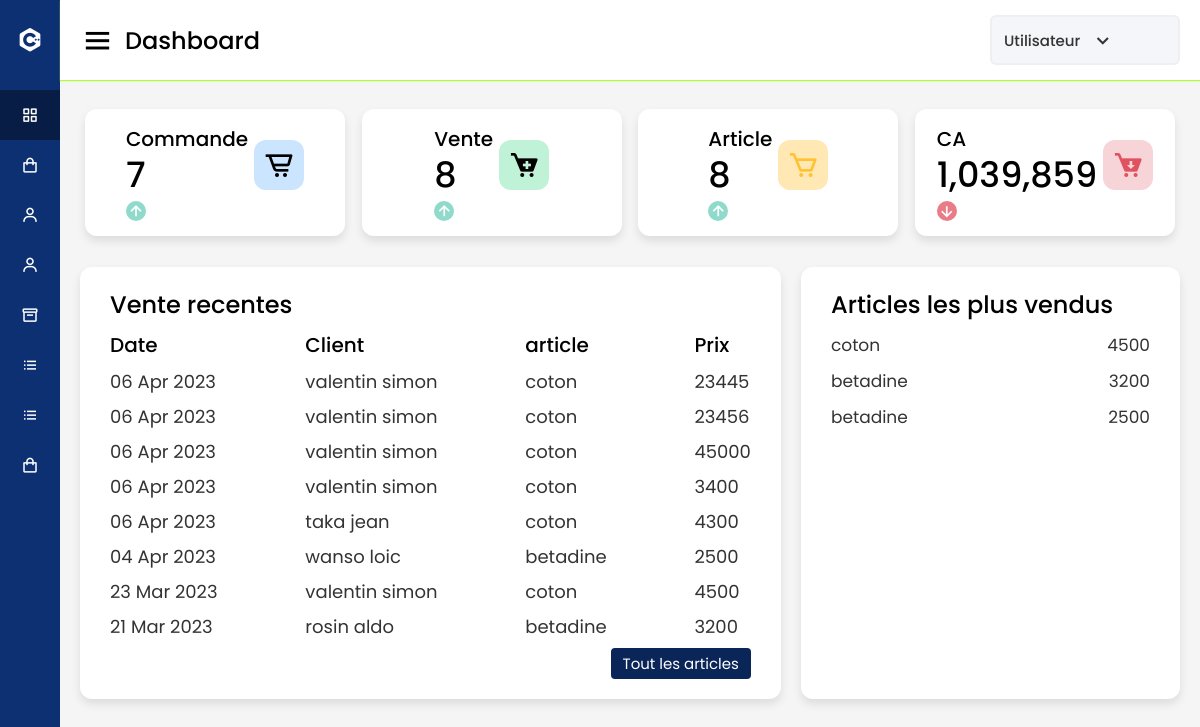
Page /dashboard.php on the committed database.
### tables this page shows
CREATE TABLE `vente` (
  `idvente` int(11) NOT NULL,
  `idarticle` int(11) NOT NULL,
  `idclient` int(11) NOT NULL,
  `quantite` int(11) NOT NULL,
  `prix` int(11) NOT NULL,
  `date_vente` timestamp NOT NULL DEFAULT current_timestamp(),
  `etat` enum('0','1') NOT NULL DEFAULT '1'
);

CREATE TABLE `client` (
  `idclient` int(11) NOT NULL,
  `nomclient` varchar(30) NOT NULL,
  `prenomclient` varchar(30) NOT NULL,
  `telephoneclient` varchar(30) NOT NULL,
  `adresseclient` varchar(30) NOT NULL
);

CREATE TABLE `article` (
  `idarticle` int(11) NOT NULL,
  `nomarticle` varchar(50) NOT NULL,
  `categorie` varchar(50) NOT NULL,
  `quantite` int(11) NOT NULL,
  `prix_unitaire` int(11) NOT NULL,
  `date_fabrication` datetime NOT NULL,
  `date_expiration` datetime NOT NULL
);

### function.php (called while the page is built, shortened)
<?php
function getAllCommande(){
    $sql = "SELECT COUNT(*) AS nbre FROM commande";
    $req = $GLOBALS['connexion']->prepare($sql);
    $req->execute();
    return $req->fetch();
}
function getAllVente(){
    $sql = "SELECT COUNT(*) AS nbre FROM vente WHERE etat =?" ;
    $req = $GLOBALS['connexion']->prepare($sql);
    $req->execute(array(1));
    return $req->fetch();
}
function getAllArticle(){
    $sql = "SELECT COUNT(*) AS nbre FROM article" ;
    $req = $GLOBALS['connexion']->prepare($sql);
    $req->execute();
    return $req->fetch();
}
function getCA(){
    $sql = "SELECT SUM(prix) AS prix FROM vente" ;
    $req = $GLOBALS['connexion']->prepare($sql);
    $req->execute();
    return $req->fetch();
}
function getLastVente(){
        $sql = " SELECT v.idarticle,a.idarticle, idvente,nomarticle, nomclient, prenomclient, v.quantite, prix, date_vente
         FROM client AS c, vente AS v, article AS a WHERE v.idarticle=a.idarticle AND v.idclient=c.idclient AND etat=? ORDER BY date_vente DESC LIMIT 10";
        $req = $GLOBALS['connexion']->prepare($sql);
        $req->execute(array(1));
        return $req->fetchAll() ;
      }
      function getMostVente(){
        $sql = " SELECT nomarticle, prix
         FROM client AS c, vente AS v, article AS a WHERE v.idarticle=a.idarticle AND v.idclient=c.idclient AND etat=?
         GROUP BY a.idarticle
         ORDER BY SUM(prix) DESC LIMIT 10";
        $req = $GLOBALS['connexion']->prepare($sql);
        $req->execute(array(1));
        return $req->fetchAll() ;
      }
?>

### dashboard.php (the view, shortened to what this page needs)
<?php
include 'entete.php';
?>
<div class="home-content">
        <div class="overview-boxes">
          <div class="box">
            <div class="right-side">
              <div class="box-topic">Commande</div>
              <div class="number"><?php echo getAllCommande()['nbre'] ; ?></div>
              <div class="indicator">
                <i class="bx bx-up-arrow-alt"></i>
              </div>
            </div>
            <i class="bx bx-cart-alt cart"></i>
          </div>
          <div class="box">
            <div class="right-side">
              <div class="box-topic">Vente</div>
              <div class="number"><?php echo getAllVente()['nbre'] ; ?></div>
              <div class="indicator">
                <i class="bx bx-up-arrow-alt"></i>
              </div>
            </div>
            <i class="bx bxs-cart-add cart two"></i>
          </div>
          <div class="box">
            <div class="right-side">
              <div class="box-topic">Article</div>
              <div class="number"><?php echo getAllArticle()['nbre'] ; ?></div>
              <div class="indicator">
                <i class="bx bx-up-arrow-alt"></i>
              </div>
            </div>
            <i class="bx bx-cart cart three"></i>
          </div>
          <div class="box">
            <div class="right-side">
              <div class="box-topic">CA</div>
              <div class="number"><?php echo  number_format(getCA()['prix'] ); ?></div>
              <div class="indicator">
                <i class="bx bx-down-arrow-alt down"></i>
              </div>
            </div>
            <i class="bx bxs-cart-download cart four"></i>
          </div>
        </div>
        <div class="sales-boxes">
          <div class="recent-sales box">
            <div class="title">Vente recentes</div>
            <?php  $ventes= getLastVente();
             ?>
            <div class="sales-details">
              <ul class="details">
                <li class="topic">Date</li>
                <?php
                foreach ($ventes as $key => $value){
                  ?>
                  <li><a href="#"><?php echo date('d M Y',strtotime($value['date_vente']))?></a></li>
                  <?php
                }
                ?>
              </ul>
              <ul class="details">
                <li class="topic">Client</li>
                <?php
                foreach ($ventes as $key => $value){
                  ?>
                  <li><a href="#"><?php echo $value['nomclient']." ".$value['prenomclient'] ?></a></li>
                  <?php
                }
                ?>
              </ul>
              <ul class="details">
                <li class="topic">article</li>
                <?php
                foreach ($ventes as $key => $value){
                  ?>
                  <li><a href="#"><?php echo $value['nomarticle'] ?></a></li>
                  <?php
                }
                ?>
              </ul>
              <ul class="details">
                <li class="topic">Prix</li>
                <?php
                foreach ($ventes as $key => $value){
                  ?>
                  <li><a href="#"><?php echo $value['prix'] ?></a></li>
                  <?php
                }
                ?>
              </ul>
            </div>
            <div class="button">
              <a href="article.php">Tout les articles</a>
            </div>
          </div>
          <div class="top-sales box">
            <div class="title">Articles les plus vendus</div>
            <ul class="top-sales-details">
            <?php  $article= getMostVente();
               foreach($article as $key => $value){
               ?>
<li>
                <a href="#">
                  <span class="product"><?php echo $value['nomarticle'] ?></span>
                </a>
                <span class="price"><?php echo $value['prix'] ?></span>
              </li>
               <?php
               }
             ?>
            </ul>
          </div>
        </div>
      </div>
    </section>
    <?php
include 'pied.php';
?>

### entete.php (shortened to what this page needs)
<?php
include_once './function.php';
?>
<!DOCTYPE html>
<html lang="fr" dir="ltr">
  <head>
    <link rel="stylesheet" href="./style.css">
    <link
      href="https://unpkg.com/boxicons@2.0.7/css/boxicons.min.css"
      rel="stylesheet"
    />
    <link rel="stylesheet" href="boxicons-master/css/boxicons.min.css">
  </head>
  <body>
    <div class="sidebar hidden-print">
      <div class="logo-details">
        <i class="bx bxl-c-plus-plus"></i>
        <span class="logo_name" style="font-size: 18px">Donald Computers SARL</span>
      </div>
      <ul class="nav-links">
        <li>
          <a href="dashboard.php" class="<?php echo basename($_SERVER['PHP_SELF'])=="dashboard.php" ? "active" : "" ?>">
            <i class="bx bx-grid-alt"></i>
            <span class="links_name">Dashboard</span>
          </a>
        </li>
        <li>
          <a href="vente.php" class="<?php echo basename($_SERVER['PHP_SELF'])=="vente.php" ? "active" : "" ?>">
            <i class="bx bx-shopping-bag"></i>
            <span class="links_name">Ventes</span>
          </a>
        </li>
        <li>
          <a href="client.php" class="<?php echo basename($_SERVER['PHP_SELF'])=="client.php" ? "active" : "" ?>">
            <i class="bx bx-user"></i>
            <span class="links_name">Clients</span>
          </a>
        </li>
        <li>
          <a href="fournisseur.php" class="<?php echo basename($_SERVER['PHP_SELF'])=="fournisseur.php" ? "active" : "" ?>">
            <i class="bx bx-user"></i>
            <span class="links_name">Fournisseur</span>
          </a>
        </li>
        <li>
          <a href="article.php" class="<?php echo basename($_SERVER['PHP_SELF'])=="article.php" ? "active" : "" ?>">
            <i class="bx bx-box"></i>
            <span class="links_name">Article</span>
          </a>
        </li>
        <li>
          <a href="commande.php" class="<?php echo basename($_SERVER['PHP_SELF'])=="commande.php" ? "active" : "" ?>">
            <i class="bx bx-list-ul"></i>
            <span class="links_name">Commande</span>
          </a>
        </li>
        <li>
          <a href="commandes_clients.php" class="<?php echo basename($_SERVER['PHP_SELF'])=="commandes_clients.php" ? "active" : "" ?>">
            <i class="bx bx-list-ul"></i>
            <span class="links_name">Commandes Clients</span>
          </a>
        </li>
        <li>
          <a href="stock.php" class="<?php echo basename($_SERVER['PHP_SELF'])=="stock.php" ? "active" : "" ?>">
            <i class="bx bx-shopping-bag"></i>
            <span class="links_name">Stock</span>
          </a>
        </li>
        <li>
        </li>
        <li>
        </li>
        <li>
        </li>
        <li>
        </li>
        <li>
        </li>
      </ul>
    </div>
    <section class="home-section">
      <nav class="hidden-print" >
        <div class="sidebar-button">
          <i class="bx bx-menu sidebarBtn"></i>
          <span class="dashboard">
            <?php
 echo ucfirst(str_replace(".php","",basename($_SERVER['PHP_SELF'])));
?>
</span>
        </div>
        <div class="profile-details">
          <span class="admin_name">Utilisateur</span>
          <i class="bx bx-chevron-down"></i>
        </div>
      </nav>

### pied.php (shortened to what this page needs)
</body>
</html>

### rows in the picture
vente: date_vente "06 Apr 2023", idclient.nomclient "valentin", idclient.prenomclient "simon", idarticle.nomarticle "coton", prix "23445"
vente: date_vente "06 Apr 2023", idclient.nomclient "valentin", idclient.prenomclient "simon", idarticle.nomarticle "coton", prix "23456"
vente: date_vente "06 Apr 2023", idclient.nomclient "valentin", idclient.prenomclient "simon", idarticle.nomarticle "coton", prix "45000"
vente: date_vente "06 Apr 2023", idclient.nomclient "valentin", idclient.prenomclient "simon", idarticle.nomarticle "coton", prix "3400"
vente: date_vente "06 Apr 2023", idclient.nomclient "taka", idclient.prenomclient "jean", idarticle.nomarticle "coton", prix "4300"
vente: date_vente "04 Apr 2023", idclient.nomclient "wanso", idclient.prenomclient "loic", idarticle.nomarticle "betadine", prix "2500"
vente: date_vente "23 Mar 2023", idclient.nomclient "valentin", idclient.prenomclient "simon", idarticle.nomarticle "coton", prix "4500"
vente: date_vente "21 Mar 2023", idclient.nomclient "rosin", idclient.prenomclient "aldo", idarticle.nomarticle "betadine", prix "3200"

### other values in the picture
str_replace(".php","",basename($_SERVER['PHP_SELF'])) "Dashboard"
getAllCommande()['nbre'] "7"
getAllVente()['nbre'] "8"
getAllArticle()['nbre'] "8"
getCA()['prix'] "1,039,859"
$value['nomarticle'] "coton"
$value['prix'] "4500"
$value['nomarticle'] "betadine"
$value['prix'] "3200"
$value['prix'] "2500"
